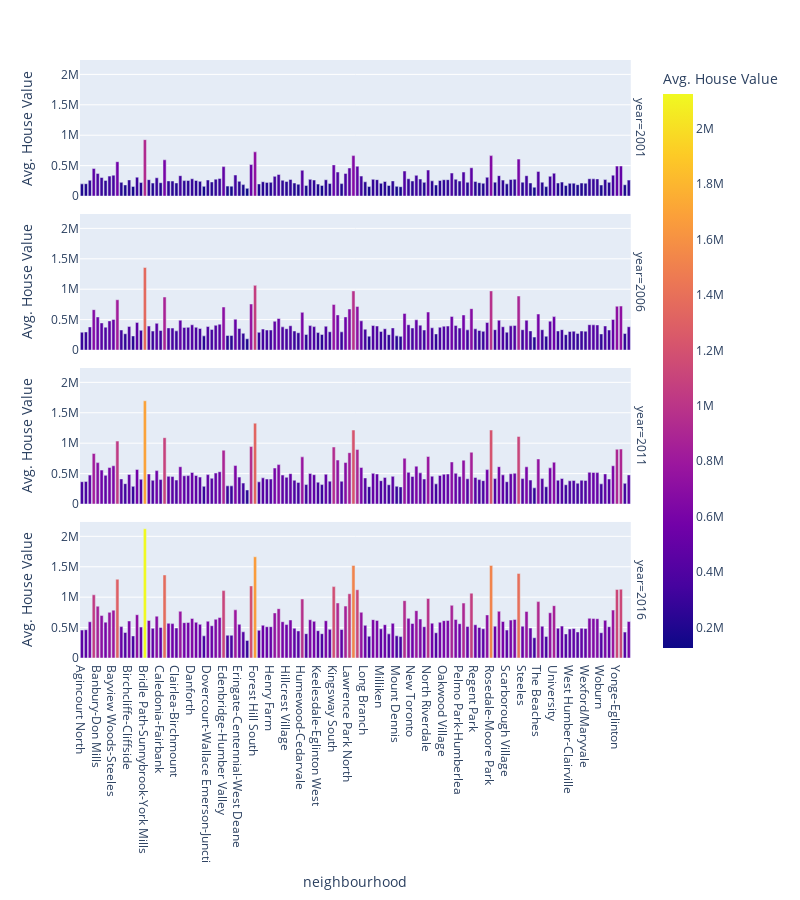

Notebook code for this chart:
### Code cell
average_house_value_snapshot()

### Figure 1 — Plotly figure (JSON) as saved in the notebook; plotly's stock layout.template omitted (floating-point values rounded to 4 significant figures; data arrays with more than 128 entries replaced by an {"elided": "..."} marker saying what was removed)
{"data": [{"alignmentgroup": "True", "hovertemplate": "year=2001<br>neighbourhood=%{x}<br>Avg. House Value=%{marker.color}<extra></extra>", "legendgroup": "", "marker": {"color": {"elided": "140 int values"}, "coloraxis": "coloraxis"}, "name": "", "offsetgroup": "", "orientation": "v", "showlegend": false, "textposition": "auto", "type": "bar", "x": {"elided": "140 str values"}, "xaxis": "x4", "y": {"elided": "140 int values"}, "yaxis": "y4"}, {"alignmentgroup": "True", "hovertemplate": "year=2006<br>neighbourhood=%{x}<br>Avg. House Value=%{marker.color}<extra></extra>", "legendgroup": "", "marker": {"color": {"elided": "140 int values"}, "coloraxis": "coloraxis"}, "name": "", "offsetgroup": "", "orientation": "v", "showlegend": false, "textposition": "auto", "type": "bar", "x": {"elided": "140 str values"}, "xaxis": "x3", "y": {"elided": "140 int values"}, "yaxis": "y3"}, {"alignmentgroup": "True", "hovertemplate": "year=2011<br>neighbourhood=%{x}<br>Avg. House Value=%{marker.color}<extra></extra>", "legendgroup": "", "marker": {"color": {"elided": "140 int values"}, "coloraxis": "coloraxis"}, "name": "", "offsetgroup": "", "orientation": "v", "showlegend": false, "textposition": "auto", "type": "bar", "x": {"elided": "140 str values"}, "xaxis": "x2", "y": {"elided": "140 int values"}, "yaxis": "y2"}, {"alignmentgroup": "True", "hovertemplate": "year=2016<br>neighbourhood=%{x}<br>Avg. House Value=%{marker.color}<extra></extra>", "legendgroup": "", "marker": {"color": {"elided": "140 int values"}, "coloraxis": "coloraxis"}, "name": "", "offsetgroup": "", "orientation": "v", "showlegend": false, "textposition": "auto", "type": "bar", "x": {"elided": "140 str values"}, "xaxis": "x", "y": {"elided": "140 int values"}, "yaxis": "y"}], "layout": {"annotations": [{"font": {}, "showarrow": false, "text": "year=2016", "textangle": 90, "x": 0.98, "xanchor": "left", "xref": "paper", "y": 0.1138, "yanchor": "middle", "yref": "paper"}, {"font": {}, "showarrow": false, "text": "year=2011", "textangle": 90, "x": 0.98, "xanchor": "left", "xref": "paper", "y": 0.3712, "yanchor": "middle", "yref": "paper"}, {"font": {}, "showarrow": false, "text": "year=2006", "textangle": 90, "x": 0.98, "xanchor": "left", "xref": "paper", "y": 0.6288, "yanchor": "middle", "yref": "paper"}, {"font": {}, "showarrow": false, "text": "year=2001", "textangle": 90, "x": 0.98, "xanchor": "left", "xref": "paper", "y": 0.8862, "yanchor": "middle", "yref": "paper"}], "barmode": "relative", "coloraxis": {"colorbar": {"title": {"text": "Avg. House Value"}}, "colorscale": [[0, "#0d0887"], [0.1111, "#46039f"], [0.2222, "#7201a8"], [0.3333, "#9c179e"], [0.4444, "#bd3786"], [0.5556, "#d8576b"], [0.6667, "#ed7953"], [0.7778, "#fb9f3a"], [0.8889, "#fdca26"], [1, "#f0f921"]]}, "height": 900, "legend": {"tracegroupgap": 0}, "margin": {"t": 60}, "width": 800, "xaxis": {"anchor": "y", "autorange": true, "domain": [0, 0.98], "range": [-0.5, 139.5], "title": {"text": "neighbourhood"}, "type": "category"}, "xaxis2": {"anchor": "y2", "autorange": true, "domain": [0, 0.98], "matches": "x", "range": [-0.5, 139.5], "showticklabels": false, "type": "category"}, "xaxis3": {"anchor": "y3", "autorange": true, "domain": [0, 0.98], "matches": "x", "range": [-0.5, 139.5], "showticklabels": false, "type": "category"}, "xaxis4": {"anchor": "y4", "autorange": true, "domain": [0, 0.98], "matches": "x", "range": [-0.5, 139.5], "showticklabels": false, "type": "category"}, "yaxis": {"anchor": "x", "autorange": true, "domain": [0, 0.2275], "range": [0, 2236000.0], "title": {"text": "Avg. House Value"}, "type": "linear"}, "yaxis2": {"anchor": "x2", "autorange": true, "domain": [0.2575, 0.485], "matches": "y", "range": [0, 2236000.0], "title": {"text": "Avg. House Value"}, "type": "linear"}, "yaxis3": {"anchor": "x3", "autorange": true, "domain": [0.515, 0.7425], "matches": "y", "range": [0, 2236000.0], "title": {"text": "Avg. House Value"}, "type": "linear"}, "yaxis4": {"anchor": "x4", "autorange": true, "domain": [0.7725, 1], "matches": "y", "range": [0, 2236000.0], "title": {"text": "Avg. House Value"}, "type": "linear"}}}
